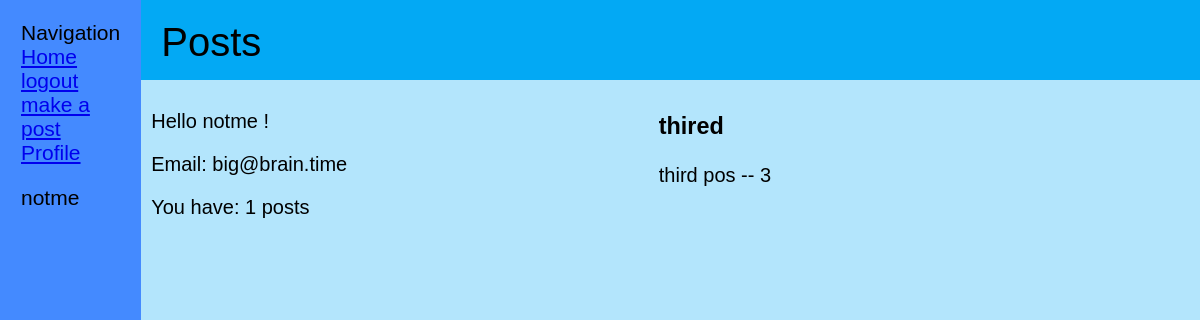
The page /Profile (signed in) on the database its author committed.
### models.py (models this page shows, shortened)
class User(UserMixin,   db.Model):
    id = db.Column(db.Integer, primary_key=True)
    Name = db.Column(db.String(64), index=True, unique=True)
    Email = db.Column(db.String(120), index=True, unique=True)
    Pass_Hash = db.Column(db.String(128))
    posts = db.relationship('Post', backref='author', lazy='dynamic')

class Post(db.Model):
    id = db.Column(db.Integer, primary_key=True)
    Title = db.Column(db.String())
    Body = db.Column(db.String())
    User = db.Column(db.Integer, db.ForeignKey('user.id'))
    Time = db.Column(db.DateTime, index=True, default=datetime.utcnow)

### routes.py (the view)
@app.route('/Profile', methods=['GET', 'POST'])
@login_required
def Profile():
    form = Profile_form()
    post_dic = []
    db_out = Post.query.filter_by(User = current_user.id).all()
    post_count = len(db_out)
    for post_db in db_out:
        post_dic.append({'title' : post_db.Title, 'text' : post_db.Body, 'user' : User.query.get(post_db.User), 'id' : post_db.id})
    return render_template('profile.html', posts=post_dic, post_count=post_count, form=form)

### models.py (called while the page is built)
@login.user_loader
def load_user(id):
    return User.query.get(int(id))

### templates/profile.html
{% extends 'base.html' %}
{% block content %}
    <header> Posts </header>
    <main class="content">
    <div class="row">
      <p> Hello {{ current_user.Name }} !</p>
      <p> Email: {{ current_user.Email }}</p>
      <p> You have: {{ post_count }} posts</p>
    </div>
    <div class="row">
      {% for post in posts %}
          {% if post.title %}
              <h3> {{ post.title }} </h3>
          {% else %}
              <h3> post </h3>
          {% endif %}
          <p>
          {{ post.text }}
          -- {{ post.id }}
          </p>
      {% endfor %}
    </div>
    </main>
{% endblock %}

### templates/base.html (shortened to what this page needs)
<html>
    <head>
        <link rel= "stylesheet" type= "text/css" href= "{{ url_for('static',filename='styles/style.css') }}">
    </head>
    <body>
      <div class="col-1">
            <nav>Navigation</nav>
            <a href="/">Home</a>
            {% if current_user.is_anonymous %}
            <a href={{ url_for('regester') }}>regester</a>
            <a href={{ url_for('Sign_in') }}>sign in</a>
            {% else %}
            <a href="/logout">logout</a> <a href="/Post_main">make a post</a> <a href="/Profile">Profile</a>
            <p>{{ current_user.Name }}</p>
            {% endif %}
      </div>
      <div class="col-2">
        {% block content %}{% endblock %}
      </div>
    </body>
</html>

### static/styles/style.css (style rules this page uses)
* { box-sizing: border-box; }
body { display: flex; min-height: 100vh; flex-direction: row; margin: 0; }
.col-1 { background: #448AFF; flex: 0; font-family: 'Rubik Mono One', sans-serif; padding: 1em; font-size: 21px; }
.col-2 { display: flex; flex-direction: column; flex: 5; background-color: #B3E5FC; font-family: 'Source Sans Pro', sans-serif; font-size: 20px; }
.content { display: flex; flex-direction: row; padding: 0.5em; }
header, footer { background: #03A9F4; height: 10vh; }
header, footer, article { padding: 0.5em; }
header { font-size: 40px; font-family: 'PT Sans', sans-serif; }
.row { padding-right: 30%; }

### rows shown on the page
User: Name "notme", Email "big@brain.time"
Post: title "thired", text "third pos", id "3"

### other values the page prints
{{ post_count }} "1"
